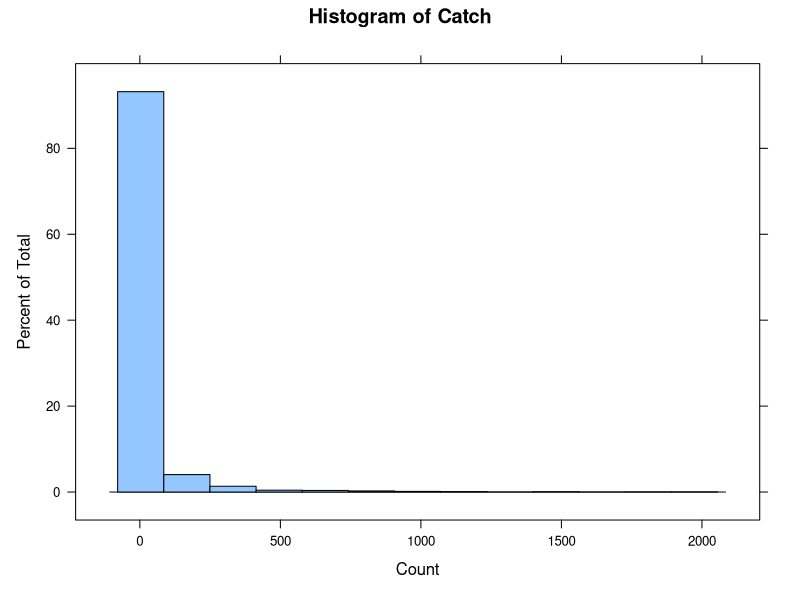
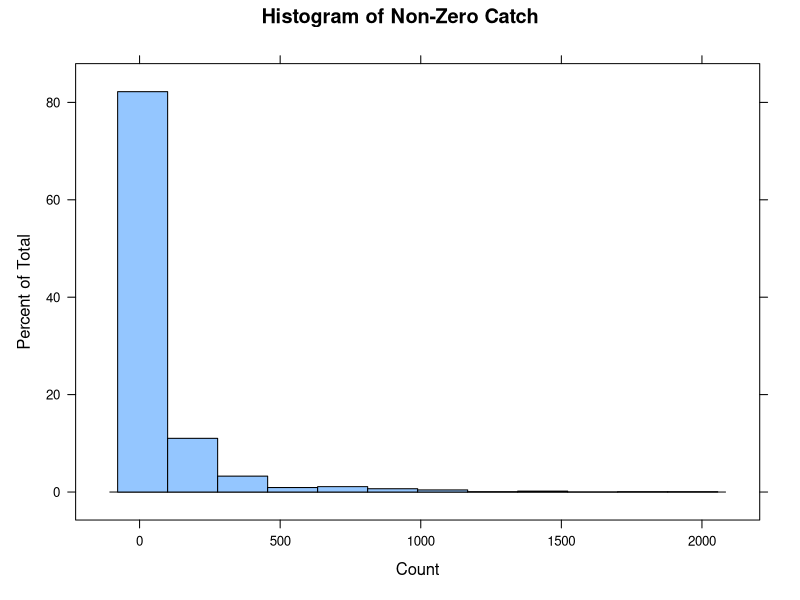
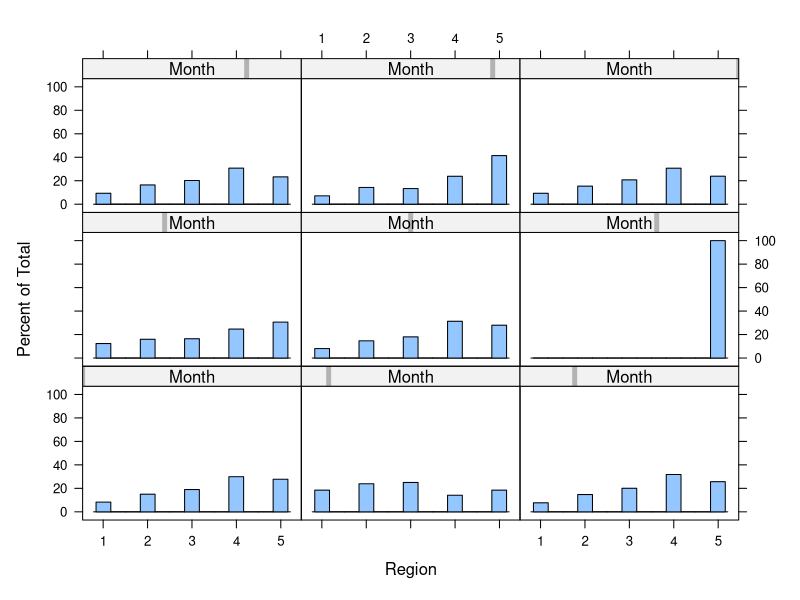
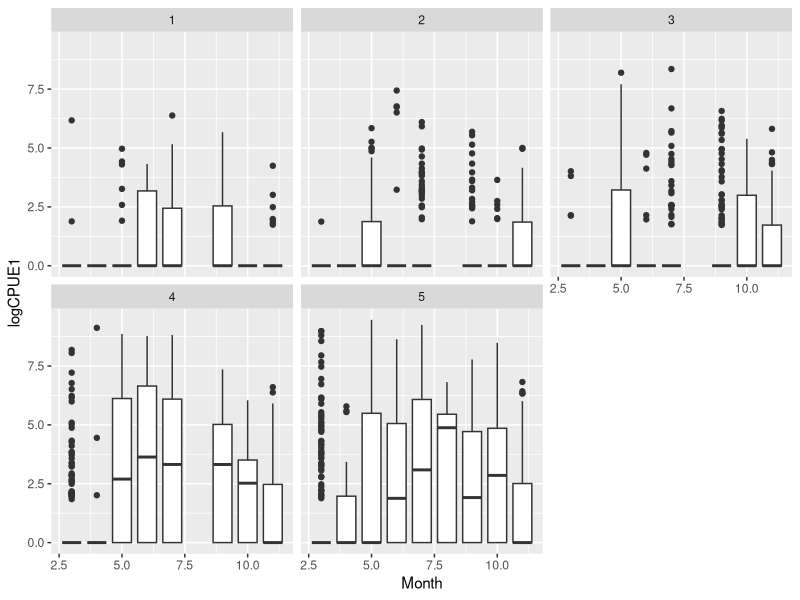
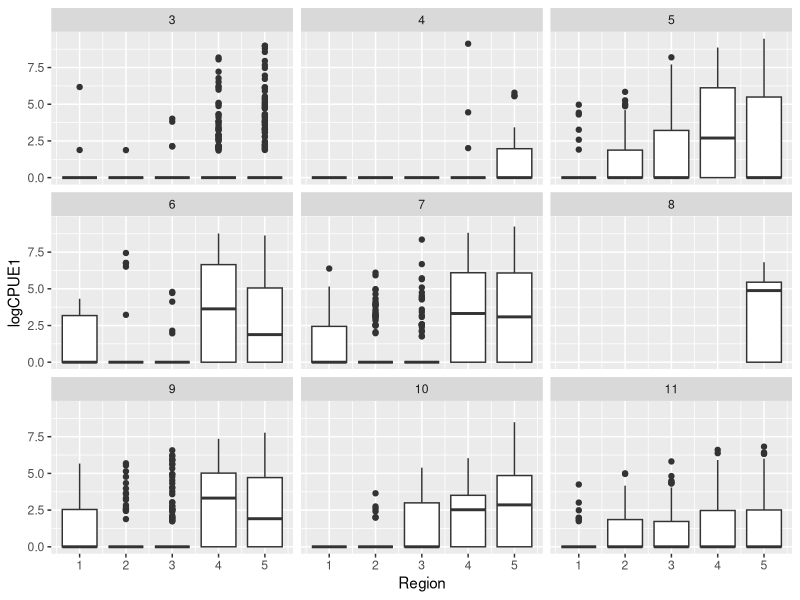
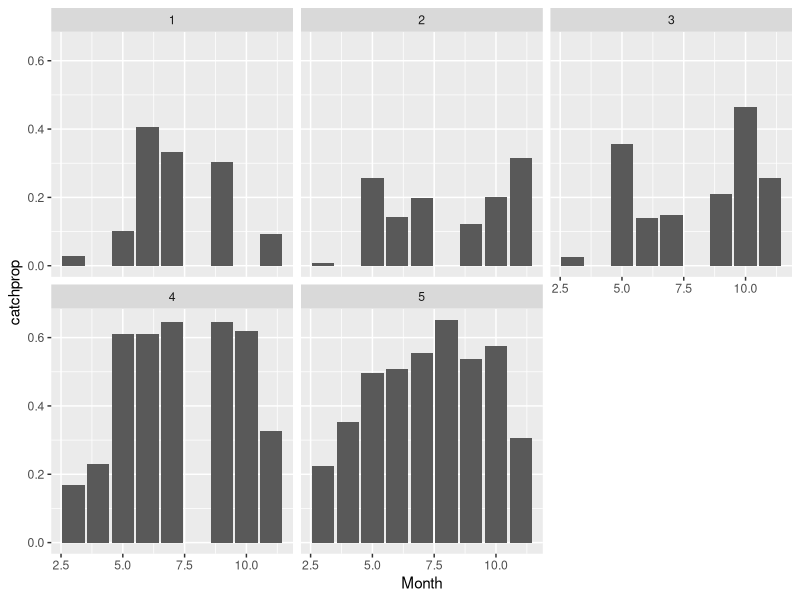
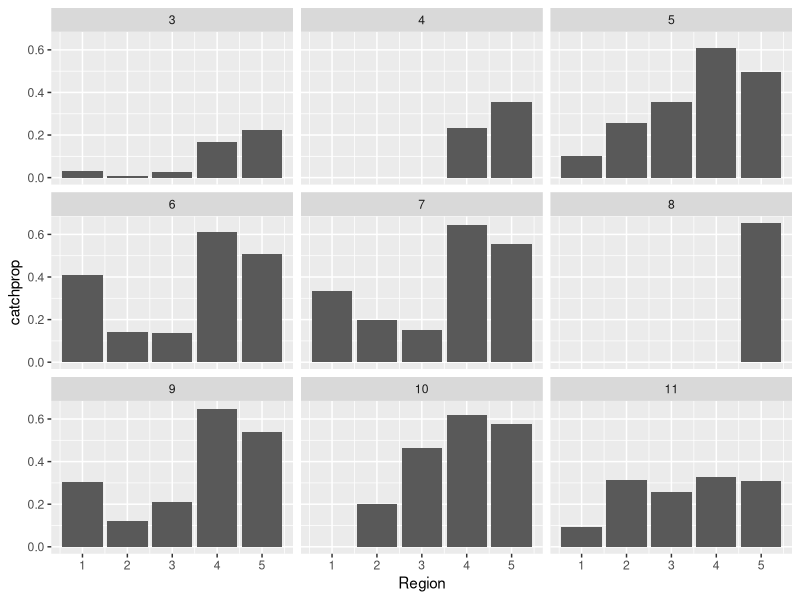
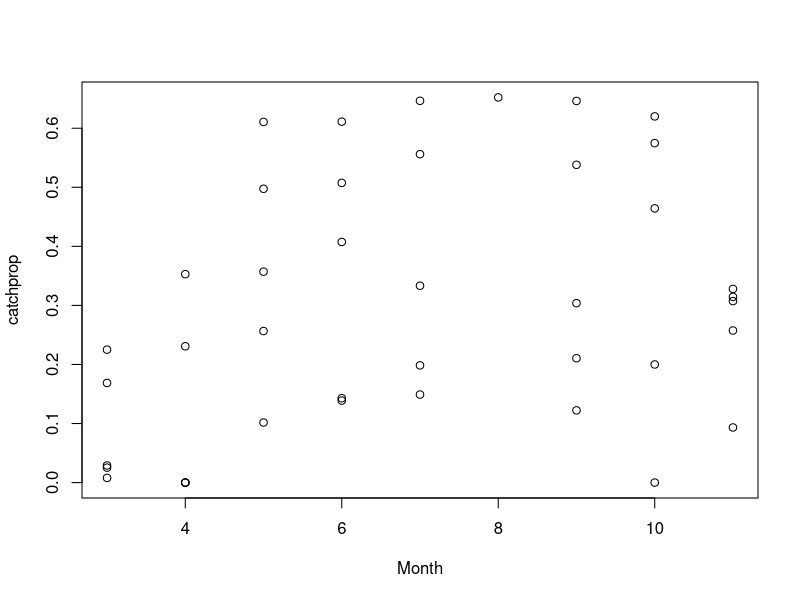

Reproduce these figures in R, in order.
library(here)
library(ggplot2)
library(tidyverse)
library(lattice)

# QUESTION 1 ####

##a - graphical exploration-----####
#set up data w cpue
croaker <- read.csv(here("Lab 12 - CPUE and Standardization","Croaker catch final.csv"))
croaker$CPUE=croaker$Count/((croaker$TowDist/1000)*(croaker$NetWidth/(0.3048*1000))) 
croaker$logCPUE1<-log(croaker$CPUE+1)

#explore month and region effects -- less useful plots commented out
histogram(~ Count,data=croaker, main="Histogram of Catch")
histogram(~ Count,data=subset(croaker, CPUE>0), main="Histogram of Non-Zero Catch")
#histogram(~ logCPUE1|as.factor(Month),data=croaker)
#histogram(~ logCPUE1|as.factor(Region),data=croaker)
#plot(CPUE~Month, data=croaker)
#plot(CPUE~Region, data=croaker)
#max(croaker$Month) #11
#min(croaker$Month) #3
#histogram(~Month, data=croaker, breaks=8)
#histogram(~Region, data=croaker)
#histogram(~Month|Region, data=croaker)
histogram(~Region|Month, data=croaker)
#coplot(CPUE~Month|Region, croaker)
croaker %>% 
  ggplot(aes(x=Month, y=logCPUE1, group=Month)) + 
  geom_boxplot() +facet_wrap(~Region)
croaker %>% 
  ggplot(aes(x=Region, y=logCPUE1, group=Region)) + 
  geom_boxplot() +facet_wrap(~Month)
#croaker %>% ggplot(aes(x=Month, y=CPUE))+geom_bar(stat="identity")+facet_wrap(~Region)
#croaker %>% ggplot(aes(x=Region, y=CPUE))+geom_bar(stat="identity")+facet_wrap(~Month)

##b - proportions by month and region-----####
croakprop <- croaker %>%
  group_by(Month, Region) %>%
  summarise(ntot=n(), non_zero= sum(Count != 0)) %>% 
  mutate(catchprop=non_zero/ntot)

croakprop %>% ggplot(aes(x=Month, y=catchprop))+geom_bar(stat="identity")+facet_wrap(~Region)
croakprop %>% ggplot(aes(x=Region, y=catchprop))+geom_bar(stat="identity")+facet_wrap(~Month)

plot(catchprop~Month, data=croakprop)
plot(catchprop~Region, data=croakprop)

croakprop %>% 
  ggplot(aes(x=Month, y=catchprop, group=Month)) + 
  geom_boxplot() +facet_wrap(~Region)
croakprop %>% 
  ggplot(aes(x=Region, y=catchprop, group=Region)) + 
  geom_boxplot() +facet_wrap(~Month) #because there is only one data pt for each month/region, the boxplots are the same as bar graphs

##d - subset Month and plot new index-----####
##nominal andstrat mean from lab12-----
croak.mean.nominal = croaker %>% group_by(Year) %>% 
  summarize(mean = mean(CPUE),
            var  = var(CPUE),
            sd   = sqrt(var),
            cv   = sqrt(var)/mean,
            n    = length(CPUE),
            se   = sd/sqrt(n))
croak.mean = croaker %>% group_by(Year, StratNum) %>% 
  summarize(strat.mean = mean(CPUE),
            strat.var  = var(CPUE),
            strat.n    = length(CPUE))
W=read.csv(here("Lab 12 - CPUE and Standardization", "CM weights_new.csv"))
croak.mean = left_join(croak.mean, W, by="StratNum")
croak.mean <- croak.mean %>% 
  mutate(mean.calc = strat.mean * Weight, 
         var.calc = Weight^2*(TotalN-strat.n)/(TotalN-1)*strat.var)
croak.index = croak.mean %>% group_by(Year) %>% 
  summarise(index = sum(mean.calc),
            var   = sum(var.calc),
            se    = sqrt(var),
            cv    = sqrt(var)/index,
            LCI   = index-1.96*se,
            UCI   = index+1.96*se)  

##strat mean with fewer months ----
#include months 5,6,7,9
croak.subset <- filter(croaker,Month>4)
croak.subset <- filter(croak.subset, Month<10)
croak.subset <- filter(croak.subset, Month!=8)
croak.mean.strat <-  croak.subset %>% group_by(Year, StratNum) %>% 
  summarize(strat.mean = mean(CPUE),
            strat.var  = var(CPUE),
            strat.n    = length(CPUE),
            .groups="keep")
croak.mean.strat = left_join(croak.mean.strat, W, by="StratNum")
croak.mean.strat <- croak.mean.strat %>% 
  mutate(mean.calc = strat.mean * Weight, 
         var.calc = Weight^2*(TotalN-strat.n)/(TotalN-1)*strat.var)
croak.index.2 = croak.mean.strat %>% group_by(Year) %>% 
  summarise(index = sum(mean.calc),
            var   = sum(var.calc),
            se    = sqrt(var),
            cv    = sqrt(var)/index,
            LCI   = index-1.96*se,
            UCI   = index+1.96*se)  
croak.index.2
croak.indecies <- data.frame(croak.mean.nominal, croak.index, croak.index.2)
#make a ggplot with all three indecies
plot.mean <- ggplot(data=croak.indecies, aes(x=Year, y=mean, colour="Arithmetic Mean"))+
  geom_line(linetype="dashed")+ theme_bw()+labs(y="Croaker index")+
  geom_line(data=croak.indecies, aes(x=Year, y=index, colour = "Stratified Mean (all months)"), linetype="dashed")+
  geom_line(data=croak.indecies, aes(x=Year, y=index.1, colour="Stratified Mean (subset)"), linetype="solid") +
  geom_errorbar(aes(ymin=LCI.1, ymax=UCI.1, color="Stratified Mean (subset)"), width=0.2, linetype="dotted") #error bars if wanted
plot.mean
